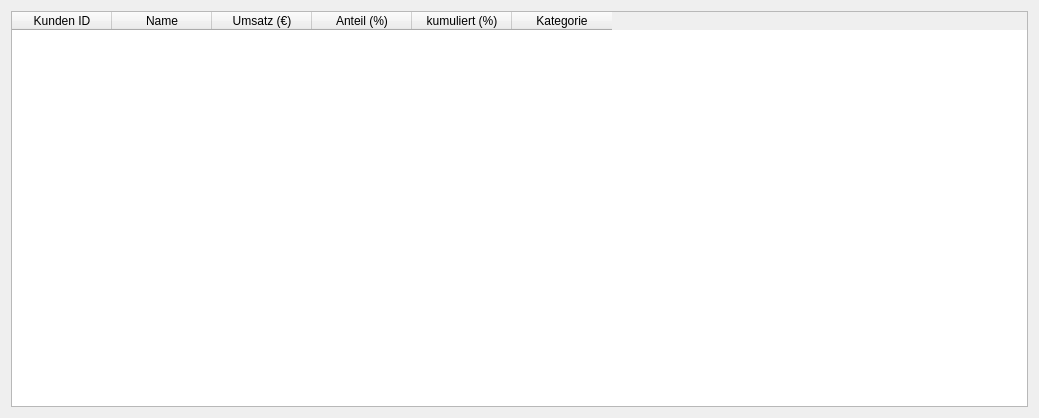
<?xml version="1.0" encoding="UTF-8"?>
<ui version="4.0">
 <class>abcDialog</class>
 <widget class="QDialog" name="abcDialog">
  <property name="geometry">
   <rect>
    <x>0</x>
    <y>0</y>
    <width>1039</width>
    <height>418</height>
   </rect>
  </property>
  <property name="windowTitle">
   <string>Dialog</string>
  </property>
  <layout class="QHBoxLayout" name="horizontalLayout">
   <item>
    <widget class="QTableWidget" name="tableWidget">
     <attribute name="verticalHeaderVisible">
      <bool>false</bool>
     </attribute>
     <column>
      <property name="text">
       <string>Kunden ID</string>
      </property>
     </column>
     <column>
      <property name="text">
       <string>Name</string>
      </property>
     </column>
     <column>
      <property name="text">
       <string>Umsatz (€)</string>
      </property>
     </column>
     <column>
      <property name="text">
       <string>Anteil (%)</string>
      </property>
     </column>
     <column>
      <property name="text">
       <string>kumuliert (%)</string>
      </property>
     </column>
     <column>
      <property name="text">
       <string>Kategorie</string>
      </property>
     </column>
    </widget>
   </item>
  </layout>
 </widget>
 <resources/>
 <connections/>
</ui>
